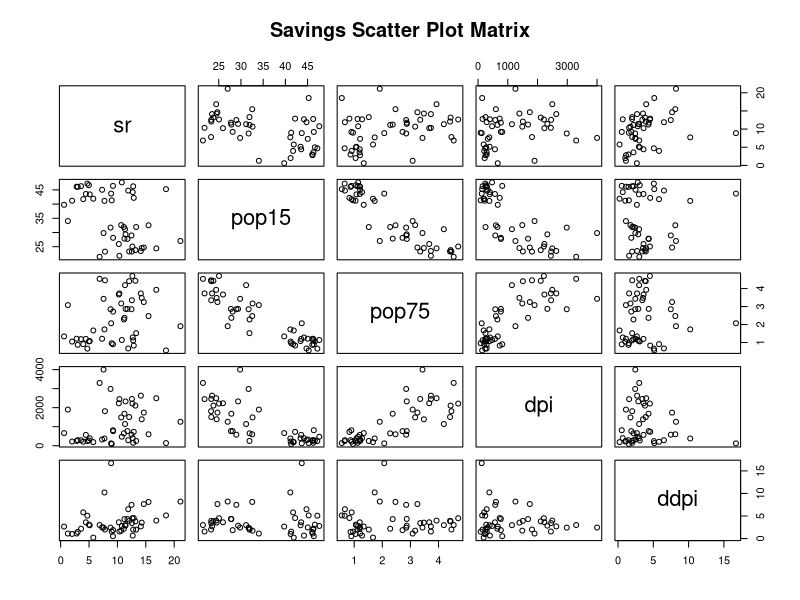

R code for this plot:
## ---- chunk 1
knitr::opts_chunk$set(echo = TRUE)
## ---- chunk 2
savings <- read.table("Savings.txt", header = TRUE)
## ---- chunk 3
pairs(savings, main = "Savings Scatter Plot Matrix")
## ---- chunk 4
slr <- lm(dpi ~ pop15, data = savings)
summary(slr)
## ---- chunk 5
# Equivalent to the formula in the class slides
samp_corr = cor(savings$pop15, savings$dpi, method = "pearson")
samp_corr^2
## ---- chunk 6
mlr <- lm(sr ~ ., data = savings)
summary(mlr)
## ---- chunk 7
anova(mlr)
## ---- chunk 8
mlr_sigma = sigma(mlr)
mlr_sigma
## ---- chunk 9
# 43 degrees of freedom in the residuals according to the mlr model
# Calculated using formula in class
ms_res = mlr_sigma^2 * 43
ms_res
